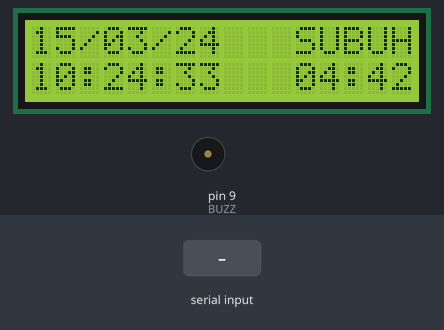
A sketch run on a simulated Arduino Uno, built with avr-gcc and run on an emulated ATmega328P. Shown: 16×2 character LCD, buzzer (waves = sounding). The inputs (shaded band) are chosen by the test bench. The local clock reads 2024-03-15 10:24:30 at power-on unless the sketch sets it; EEPROM starts erased.

Above: at 3.8 s.
3.9 s: "C90\n" received over Serial
At 6.7 s:
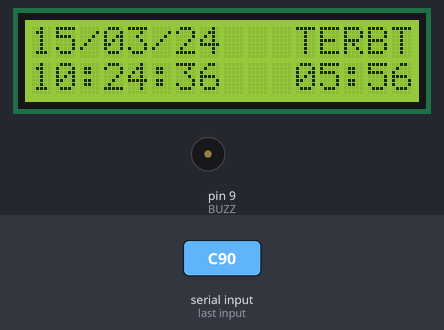
6.9 s: "SO\n" received over Serial
At 9.7 s:
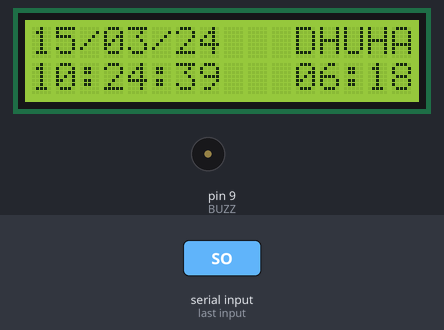
9.9 s: "C,45\n" received over Serial
At 12.7 s:
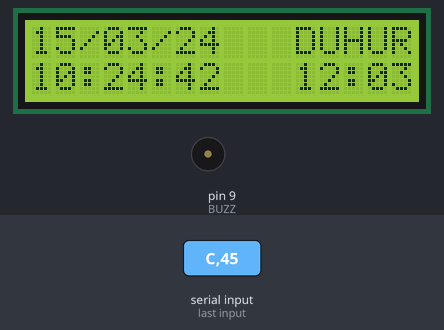
12.9 s: "N90\n" received over Serial
At 15.6 s:
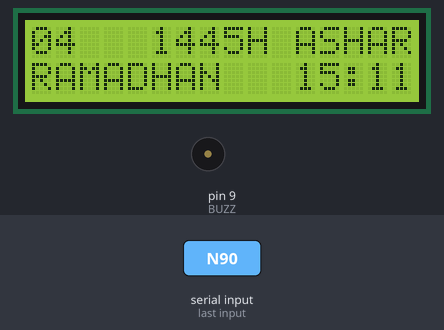
Timing chart, 0 to 17.1 s (numbered marks = the images above; inputs shaded):
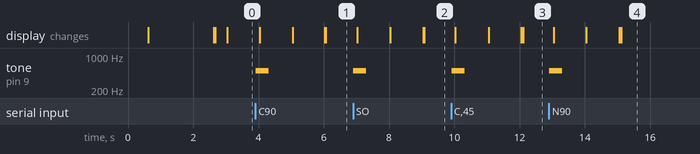

The sketch:

JWS_lcd_16x2_blue.ino
```cpp
// (licence header left out)
//Modifikasi by: Alim Mulyadi
//Program: JWS LCD 16x2 I2C
//tgl : 01/05/2021

#include <LiquidCrystal_I2C.h>
#include <DS3231.h>
#include <EEPROM.h>
#include <avr/pgmspace.h>
#include <Wire.h>
#include <MemoryFree.h>

#define BUZZ    9

// Object Declarations
char *pasar[] = {"WAGE", "KLIWON", "LEGI", "PAHING", "PON"};
int maxday[] = {0, 31, 28, 31, 30, 31, 30, 31, 31, 30, 31, 30, 31};
RTClib          RTC;
DS3231          Clock;
LiquidCrystal_I2C lcd(0x3F, 16, 2);

//Structure of Variable
typedef struct  // loaded to EEPROM
{
  uint8_t state;   // 1 byte  add 0
  float   L_LA;    // 4 byte  add 1
  float   L_LO;    // 4 byte  add 5
  float   L_AL;    // 4 byte  add 9
  float   L_TZ;    // 4 byte  add 13
  uint8_t MT;      // 1 byte  add 17  // value 1-masjid  2-mushollah 3-surau 4-langgar
  uint8_t BL;      // 1 byte  add 18
  uint8_t IH;      // 1 byte  add 19
  uint8_t SO;      // 1 byte  add 20
  uint8_t JM;      // 1 byte  add 21
  uint8_t I1;      // 1 byte  add 22
  uint8_t I4;      // 1 byte  add 23
  uint8_t I5;      // 1 byte  add 24
  uint8_t I6;      // 1 byte  add 25
  uint8_t I7;      // 1 byte  add 26
  uint8_t BZ;      // 1 byte  add 27
  uint8_t SI;      // 1 byte  add 28
  uint8_t ST;      // 1 byte  add 29
  uint8_t SU;      // 1 byte  add 30
  int8_t  CH;      //20 1 byte  add 31
  int8_t  II;      //21 1 byte  add 32
  int8_t  IS;      //22 1 byte  add 33
  int8_t  IL;      //23 1 byte  add 34
  int8_t  IA;      //24 1 byte  add 35
  int8_t  IM;      //25 1 byte  add 36
} struct_param;

typedef struct
{
  uint8_t   hD;
  uint8_t   hM;
  uint16_t  hY;
} hijir_date;


// Variable by Structure
struct_param    Prm;
hijir_date      nowH;

// Time Variable
DateTime        now;
float           floatnow   = 0;
uint8_t         daynow     = 0;
uint8_t         ty_puasa   = 0;
uint8_t         hd_puasa   = 0;
int8_t          SholatNow  = -1;
boolean         jumat      = false;
boolean         azzan      = false;
uint8_t         reset_x    = 0;

//Other Variable
float sholatT[8]  = {0, 0, 0, 0, 0, 0, 0, 0};
uint8_t Iqomah[8] = {0, 0, 0, 0, 0, 0, 0, 0};

//Blue tooth Pram Receive
char        CH_Prm[155];
boolean     DoSwap;
int         RunSel    = 1; //
int         RunFinish = 0 ;

//=======================================
//===SETUP===============================
//=======================================
void setup() {
  Wire.begin();
  Serial.begin(9600);
  lcd.begin();
  pinMode(BUZZ, OUTPUT);

  // Get Saved Parameter from EEPROM
  updateTime();
  GetPrm();
  //SendPrm();

  lcd.setCursor(2, 0);
  lcd.print("JWS Arduino");
  lcd.setCursor(0, 1);
  lcd.print("Modif By: Alim M");
  digitalWrite(BUZZ, HIGH);
  delay(2000);
  digitalWrite(BUZZ, LOW);
  lcd.clear();
  delay(15);

}

//=======================================
//===MAIN LOOP Function =================
//=======================================
void loop()
{
  // Reset & Init Display State
  updateTime();   //every time
  check_azzan();  //check Sholah Time for Azzan
  //DoSwap  = false ;
  // Timer Function every 10 Minutes
  // Up All function with Timer in this fuction
  Timer_Minute(1);

  if (RunSel == 1) {
    drawtime(1, 0, 0, 0, 1);
    drawSholat(1);
  }
  else{
    drawAzzan(2);
  }


  // =========================================
  // List of Display Component Block =========
  // =========================================

  /*  anim_JG(1);                                                 // addr: 1 show date time
    dwMrq(drawMasjidName(), 75, 2, 2);                          // addr: 2 show Masjid Name
    dwMrq(drawDayDate()   , 75, 1, 3);                          // addr: 3 show Hijriah date
    dwMrq(msgPuasa(hd_puasa, ty_puasa), 75, 0, 4);              // addr: 5 show Remander Puasa
    drawSholat(5);                                              // addr: 5 show sholat time
    dwMrq(drawInfo(130)    , 75, 1, 6);                          // addr: 6 show Info 1
    anim_DT(7);                                                 // addr: 7 show date time
    dwMrq(drawInfo(280)   , 75, 2, 8);                          // addr: 8 show Info 2
    drawSholat(9);                                              // addr: 9 show sholat time
    dwMrq(drawInfo(430)   , 75, 1, 10);                         // addr: 10 show Info 3


    drawAzzan(100);                                             // addr: 100 show Azzan
    drawIqomah(101);                                            // addr: 101 show Iqomah
    dwMrq(drawInfo(580), 50, 0, 102); //Message Sholat biasa       // addr: 202 show Message Sholah
    dwMrq(drawInfo(730), 50, 0, 103); //Message Sholat jumat       // addr: 203 show Message Jum'at
    blinkBlock(104);                                            // addr: 104 show Blink  Sholat

    // =========================================
    // Display Control Block ===================
    // =========================================
    if (RunFinish == 1) {
      RunSel = 2;  //after anim 1 set anim 2
      RunFinish = 0;
    }
    if (RunFinish == 2) {
      RunSel = 3;  //after anim 2 set anim 3
      RunFinish = 0;
    }
    //  if(RunFinish==3) {RunSel = 3; RunFinish =0;}
    if (RunFinish == 3)                                               //after anim 3 set anim 5 or anim 4 if puasa
    {
      if (ty_puasa != 0)  {
        RunSel = 4;
        RunFinish = 0;
      }
      else {
        RunSel = 5;
        RunFinish = 0;
      }
    }
    if (RunFinish == 4)  {
      RunSel = 5;   //after anim 4 set anim 5
      RunFinish = 0;
    }
    if (RunFinish == 5)  {
      RunSel = 6;   //after anim 5 set anim 6
      RunFinish = 0;
    }
    if (RunFinish == 6)  {
      RunSel = 7;   //after anim 6 set anim 7
      RunFinish = 0;
    }
    if (RunFinish == 7)  {
      RunSel = 8;   //after anim 7 set anim 8
      RunFinish = 0;
    }
    if (RunFinish == 8)  {
      RunSel = 9;   //after anim 8 set anim 9
      RunFinish = 0;
    }
    if (RunFinish == 9)  {
      RunSel = 10;  //after anim 9 set anim 10
      RunFinish = 0;
    }
    if (RunFinish == 10) {
      RunSel = 1;   //after anim 10 set anim 1
      RunFinish = 0;
    }


    if (RunFinish == 100 and jumat )     {
      RunSel = 103;  //after Azzan Jumat (anim 100)
      RunFinish = 0;
      reset_x = 1;
    }
    else if (RunFinish == 100)           {
      RunSel = 101;  //after Azzan Sholah (Iqomah)
      RunFinish = 0;
    }

    if (RunFinish == 101) {
      RunSel = 102;  //after Iqomah(anim 101) set Message Sholah (anim 102)
      RunFinish = 0;
      reset_x = 1;
    }
    if (RunFinish == 102) {
      RunSel = 104;  //after Message Sholah (anim 102) set Blink Sholah(anim 104)
      RunFinish = 0;
    }
    if (RunFinish == 103) {
      RunSel = 104;  //after Messagw Jum'at (anim 103) set Blink Sholah(anim 104)
      RunFinish = 0;
    }
    if (RunFinish == 104) {
      RunSel = 1;  //after Blink Sholah back to anim 1
      RunFinish = 0;
    }*/

  // =========================================
  // Swap Display if Change===================
  // =========================================
  /*  if (DoSwap) {
      Disp.swapBuffers(); // Swap Buffer if Change
    }*/
}


// =========================================
// DMD3 P10 utility Function================
// =========================================


// =========================================
// Time Calculation Block===================
// =========================================
void updateTime() {
  now = RTC.now();
  floatnow = (float)now.hour() + (float)now.minute() / 60 + (float)now.second() / 3600;
  daynow   = Clock.getDoW();    // load day Number
}

void Timer_Minute(int repeat_time) { //load every  1 minute
  static uint16_t   lsRn;
  uint16_t          Tmr = millis();
  if ((Tmr - lsRn) > (repeat_time * 60000))
  {
    lsRn = Tmr;
    update_All_data();
    Serial.print("freeMemory()="); Serial.println(freeMemory());
    SendPrm();
  }
}

void update_All_data() {
  uint8_t   date_cor = 0;
  updateTime();
  sholatCal();                                                // load Sholah Time
  check_puasa();                                              // check jadwal Puasa Besok
  if (floatnow > sholatT[6]) {
    date_cor = 1; // load Hijr Date + corection next day after Mhagrib
  }
  nowH = toHijri(now.year(), now.month(), now.day(), date_cor); // load Hijir Date

}


void check_azzan() { //Check Waktu Sholat
  SholatNow  = -1;
  for (int i = 0; i <= 7; i++)
  {
    if (i != 0 and i != 2 and i != 3) // bukan terbit dan bukan dhuha
    {
      if (floatnow >= sholatT[i])
      {
        SholatNow = i;
        if (!azzan and (floatnow > sholatT[i]) and (floatnow < (sholatT[i] + 0.03)))
        {
          if (daynow == 6 and SholatNow == 4) {
            jumat = true;
          }
          lcdclear();
          azzan = true;
          RunSel = 2;
        }
      }
    }
  }
}
```

WS_CalculateTime.ino
```cpp
//------------------------------------------
// Function calculate Pray Time
//------------------------------------------
/*Macro Function */
#define d2r(x) x*M_PI/180
#define r2d(x) x*180/M_PI

//Constanta
    const float lunarY          = 354.367068f;

// Main Function
void sholatCal()
  {
    float EJD = E_Julian_date(now.year(),now.month(),now.day(),Prm.L_LO);
    float Decl=Dql(EJD);
    float EqOfTime=EqT(EJD);
    Pray_Time(Prm.L_TZ, Prm.L_LA, Prm.L_LO,Prm.L_AL,Decl, EqOfTime );
  }

//Julian Date at GMT mid day
float E_Julian_date(int Year,int Month,int Days,float Longitude) // juliant date - 2451545
  {

    if (Month <= 2)
      {
      Year -= 1;
      Month += 12;
      }

    float A = floor(((float)Year/100.0));

    float B = 2 - A + floor(A/4.0);

    float CLong = Longitude/(float)(15 * 24);
    float JD = floor(365.25 *(float)(Year+ 4716))
              - 2451545
              + floor(30.6001 * (float)(Month + 1))
              + (float)Days + B
              - 1524.5
              -CLong;
    return JD;
  }

//Sun Declination
float EqT(const float EJD)
  {
    float g = fix_angle(357.529f + 0.98560028f* EJD);
    float q = fix_angle(280.459f + 0.98564736f* EJD);
    float L = fix_angle(q + 1.915* sin(d2r(g)) + 0.020* sin(d2r(2*g)));
    float e = (23.439f - 0.00000036f* EJD);

    float RA = r2d(atan2(cos(d2r(e))* sin(d2r(L)), cos(d2r(L))))/ 15;
    float Eq =(q/15-fix_hour(RA));
    return Eq;
 //   Ds = r2d(asin(sin(d2r(e))* sin(d2r(L))));  // declination of the Sun
  }

float Dql(float EJD)
  {
    float g = fix_angle((357.529f + 0.98560028f* EJD));
    float q = fix_angle((280.459f + 0.98564736f* EJD));
    float L = fix_angle((q + 1.915f* sin(d2r(g)) + 0.020f* sin(d2r(2*g))));
    float e = (23.439f - 0.00000036f* EJD);

    float dd = r2d(asin(sin(d2r(e))* sin(d2r(L))));  // declination of the Sun
    return dd;
  }

float HourAngle( float Alfa, float Declination, float Latitude)
  {
     float rn =acos(
                      (-sin(d2r(Alfa))-sin(d2r(Latitude))*sin(d2r(Declination)))
                      /
                      (cos(d2r(Latitude))*cos(d2r(Declination)))
                     )/15;
     return r2d(rn);
  }

void Pray_Time(float TimeZone, float Latitude, float Longitude,float Altitude,float Declination, float EquationOfTime )
  {
    // Dzuhur
    float BaseTime = fix_hour((float)12+TimeZone-(Longitude/15)-EquationOfTime);
    sholatT[4] = BaseTime + (float)Prm.IH/60 + (float)Prm.IL/60;

    // Ashr
    float alfa =r2d(-atan(1 / (1+tan(d2r(fabs(Latitude-Declination))))));
    float HA = HourAngle(alfa,Declination,Latitude);
    sholatT[5] = BaseTime + HA + (float)Prm.IH/60 + (float)Prm.IA/60;

    // Maghrib
    alfa = 0.8333f+0.0347f*sqrt(Altitude);
    HA = HourAngle(alfa,Declination,Latitude);
    sholatT[6] = BaseTime + HA + (float)Prm.IH/60 + (float)Prm.IM/60;

    // Terbit
    sholatT[2] = BaseTime - HA;

    // Isya
    HA = HourAngle((float)18,Declination,Latitude);
    sholatT[7] = BaseTime + HA + (float)Prm.IH/60 + (float)Prm.II/60;

    // Shubuh
    HA = HourAngle((float)20,Declination,Latitude);
    sholatT[1] = BaseTime - HA + (float)Prm.IH/60 + (float)Prm.IS/60;
    // Imsak
    sholatT[0] = sholatT[1]-(float)10/60;
    // Dhuha
    HA = HourAngle((float)-4.5,Declination,Latitude);
    sholatT[3] = BaseTime - HA;
  char buff[100];
  }

float fix_hour(float a)
  {
    a = a - (float)24.0 * floor(a / 24.0);
    a = a < 0.0 ? a + 24.0 : a;
    return a;
  }

float fix_angle(float a)
  {
    a = a - (float)360.0 * floor(a / 360.0);
    a = a < 0.0 ? a + 360.0 : a;
    return a;
  }


//------------------------------------------
// Function calculate Hijriah Date
//------------------------------------------

long Days(uint16_t Y,uint8_t M,uint8_t D)
  {
    if (M < 3)
      {
      Y -= 1;
      M +=12;
      }
    Y = Y - 2000;
    long ndays= floor(365.25*Y)+floor(30.6001*(M + 1))+floor(Y/100)+floor(Y/400)+D+196;
    //long ndays= d1 + d2 - A + B + D + 196;
    return ndays;
  }

long DaysHijri(uint16_t Y,uint8_t M,uint8_t D)
  {
    Y = Y - 1420;
    long hari = floor(29.5*M - 28.999)+floor(lunarY*Y)+D ;
    return hari;
  }

hijir_date toHijri(uint16_t Y, uint8_t M, uint8_t D,uint8_t cor) // core --> corection date today=0   yesterday=-1 tomorrow=1
  {
    hijir_date BuffDate;
    long nday = Days(Y, M, D)+ Prm.CH + cor;

    long tahun = floor(nday/lunarY) + 1420;
    long bulan = 1;
    long harike = 1;
    while(DaysHijri(tahun, bulan, 1) <= nday){tahun++;};
    tahun--;
    while(DaysHijri(tahun, bulan, 1) <= nday){bulan++;};
    bulan--;
    harike = 1 + nday - DaysHijri(tahun, bulan, 1);
    if (bulan == 13){bulan = 12; harike += 29;};
    BuffDate.hD = harike;
    BuffDate.hM = bulan;
    BuffDate.hY = tahun;

    return BuffDate;
  }

/*
hijir_date toHijri(int  g_y, int  g_m, int  g_d,int cor )
{
    hijir_date BuffDate;
    int year, month, day;

    int zyr;
    int zd;
    int zm;
    int zy;

    float zjd;
    int zl;
    int zn;
    int zj;

    year = g_y;
    month = g_m;
    day = g_d;


    zyr = year;
    zd = day;
    zm = month;
    zy = zyr;

    if((zy > 1582) || ((zy == 1582) && (zm > 10)) || ((zy == 1582) && (zm == 10) && (zd > 14)))
    {
        zjd = ((1461 * (zy + 4800 + ((zm - 14) / 12))) / 4)
            + ((367 * (zm - 2 - 12 * (((zm - 14) / 12)))) / 12)
            - ((3 * (((zy + 4900 + ((zm - 14) / 12)) / 100))) / 4) + zd - 32075;
    }
    else
    {
        zjd = 367 * zy - ((7 * (zy + 5001 + ((zm - 9) / 7))) / 4)
            + ((275 * zm) / 9) + zd + 1729777;
    }

    zl = zjd - 1948440 + 10632;
    zn = ((zl - 1) / 10631);
    zl = zl - 10631 * zn + 354;
    zj = (((10985 - zl) / 5316)) * ((int)((50 * zl) / 17719))
        + ((zl / 5670)) * ((int)((43 * zl) / 15238));

    zl = zl - (((30 - zj) / 15)) * (((17719 * zj) / 50))
        - ((zj / 16)) * (((15238 * zj) / 43)) + 29;

    zm = ((24 * zl) / 709);
    zd = zl - ((709 * zm) / 24);
    zy = 30 * zn + zj - 30;

    BuffDate.hD = zd;
    BuffDate.hM = zm;
    BuffDate.hY = zy;

    return BuffDate;

}    */
```

WS_Shaum.ino
```cpp
void check_puasa()
  {
    // hitung tanggal besok
    hijir_date tmrH = toHijri(now.year(),now.month(),now.day(),1);
    ty_puasa = 0;
    // cek hari dilarang puasa
    if (  ((tmrH.hM == 12)  and   (tmrH.hD == 10)) or   // Idul Adha
          ((tmrH.hM == 12)  and   (tmrH.hD == 11)) or   // Hari Tarsik 1
          ((tmrH.hM == 12)  and   (tmrH.hD == 12)) or   // Hari Tarsik 2
          ((tmrH.hM == 12)  and   (tmrH.hD == 13)) or   // Hari Tarsik 3
          ((tmrH.hM == 10)  and   (tmrH.hD ==  1)) or   // Idul Fitri
          ((tmrH.hM ==  8)  and   (tmrH.hD == 29)) or   // Akhir bulan Sya'ban
          ((tmrH.hM ==  8)  and   (tmrH.hD == 30)))
        {
          ty_puasa = 0;
        }
    else
        {
          if ((tmrH.hM == 10) and (tmrH.hD > 2))  // Bulan Syawal --> Puasa 6 Hari Sawal
            {
              ty_puasa = 1;
              hd_puasa = 2;
            }
          if ((tmrH.hM == 8) and (tmrH.hD >= 1))  // Perbanyak puasa sunnah bulan Sya'ban
            {
              ty_puasa = 2;
              hd_puasa = 3;
            }
        if(daynow== 1)  // Jika sekarang Minggu --> besok puasa Senin
            {
              ty_puasa = 3;
              hd_puasa = 1;
            }
        if(daynow== 4)  // Jika sekarang Rabu --> besok puasa Kamis
            {
              ty_puasa = 4;
              hd_puasa = 1;
            }
          if(tmrH.hD == 13 or tmrH.hD == 14 or tmrH.hD == 15)   // Puasa Tengah Bulan tgl 13,14,15
            {
              ty_puasa = 5;
              hd_puasa = 1;
            }
          if ((tmrH.hM == 12) and (tmrH.hD == 9))  // 9 Dzulhijah --> Puasa Arofah
            {
              ty_puasa = 6;
              hd_puasa = 1;
            }
          if ((tmrH.hM == 12) and (tmrH.hD < 9))  // 9 hari pertama Dzulhijah --> Puasa Awal Dzulhijah
            {
              ty_puasa = 7;
              hd_puasa = 1;
            }
          if ((tmrH.hM == 1) and (tmrH.hD == 9))  // 9 Muharram --> Puasa Arofah
            {
              ty_puasa = 8;
              hd_puasa = 1;
            }
          if ((tmrH.hM == 1) and (tmrH.hD == 10))  // 10 Muharram --> Puasa Asura
            {
              ty_puasa = 9;
              hd_puasa = 1;
            }
          if (tmrH.hM == 9)  // Puasa Ramadhan
            {
              ty_puasa = 10;
              hd_puasa = 4;
            }
        }
  }
```

Source omitted: WS_Drawing.ino (8762 bytes), WS_LoadPrm.ino (11694 bytes), WS_NameIdx.ino (6502 bytes)

Measured:
- after the input at 3.9 s, tone on pin 9 (BUZZ): silent → 500 Hz at once, → silent 0.40 s later
- after the input at 6.9 s, tone on pin 9 (BUZZ): silent → 500 Hz at once, → silent 0.40 s later
- after the input at 9.9 s, tone on pin 9 (BUZZ): silent → 500 Hz at once, → silent 0.40 s later
- after the input at 12.9 s, tone on pin 9 (BUZZ): silent → 500 Hz at once, → silent 0.40 s later
